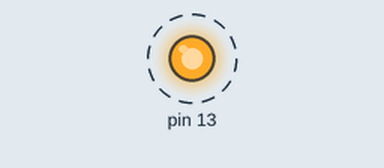
Simulated run of this sketch. Board: Arduino Uno, built with avr-gcc and run on an emulated ATmega328P. Shown: output pins drawn as LEDs (lit = HIGH). Dashed ring = blinking.

Above: at 0.2 s.
Timing chart, 0 to 3.0 s (numbered marks = the images above):
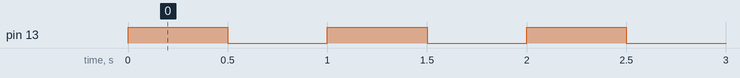

Measured:
- by itself, pin 13: alternates HIGH for 0.50 s and LOW for 0.50 s

The sketch:

3_4.ino
```cpp
void setup() {
  DDRB = 0b00100000;   // Configure PB5 (digital pin 13) as an output for the LED
}

void loop() {
  PORTB = (1 << 5);    // Turn the LED ON by setting bit 5 (0b00100000)
  delay(500);          // Wait for 500 milliseconds
  PORTB = 0b00000000;  // Turn the LED OFF by clearing all bits in PORTB
  delay(500);          // Wait for 500 milliseconds before repeating
}
```
